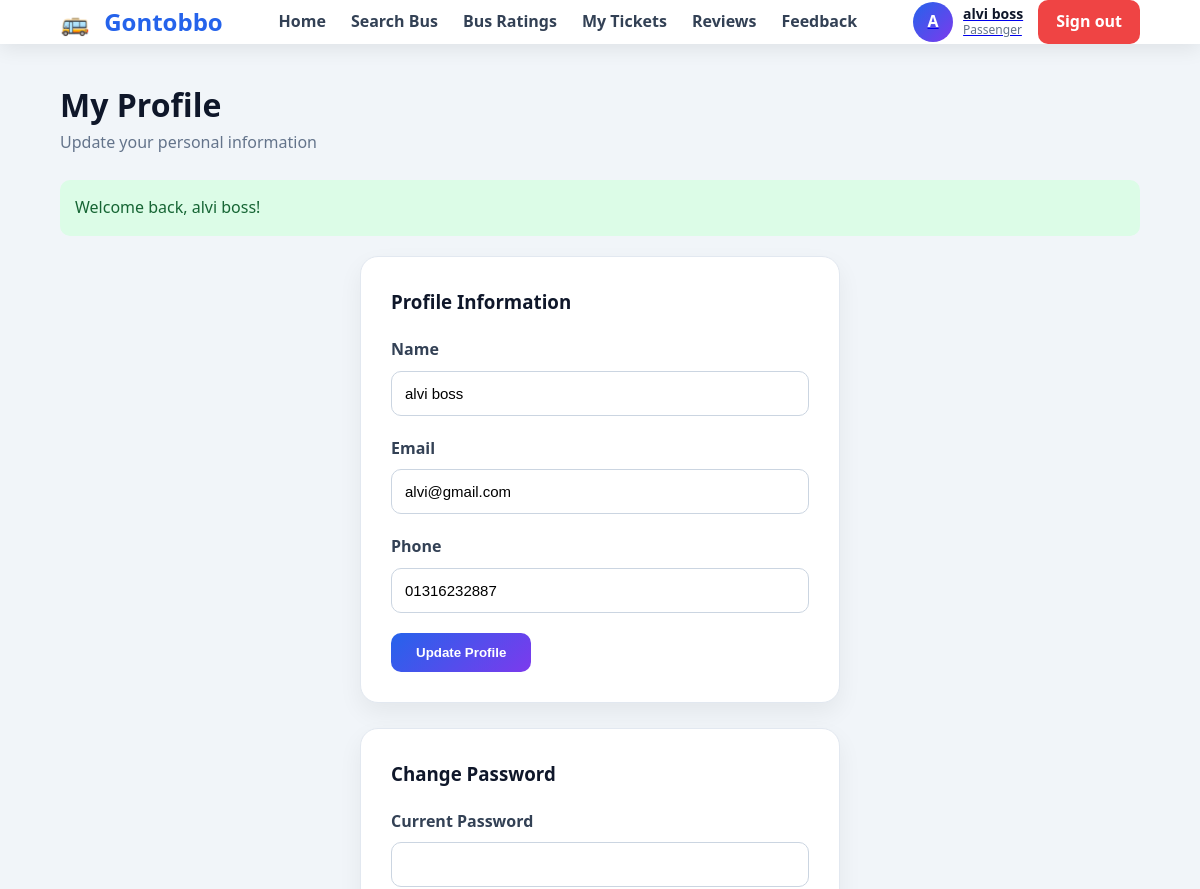
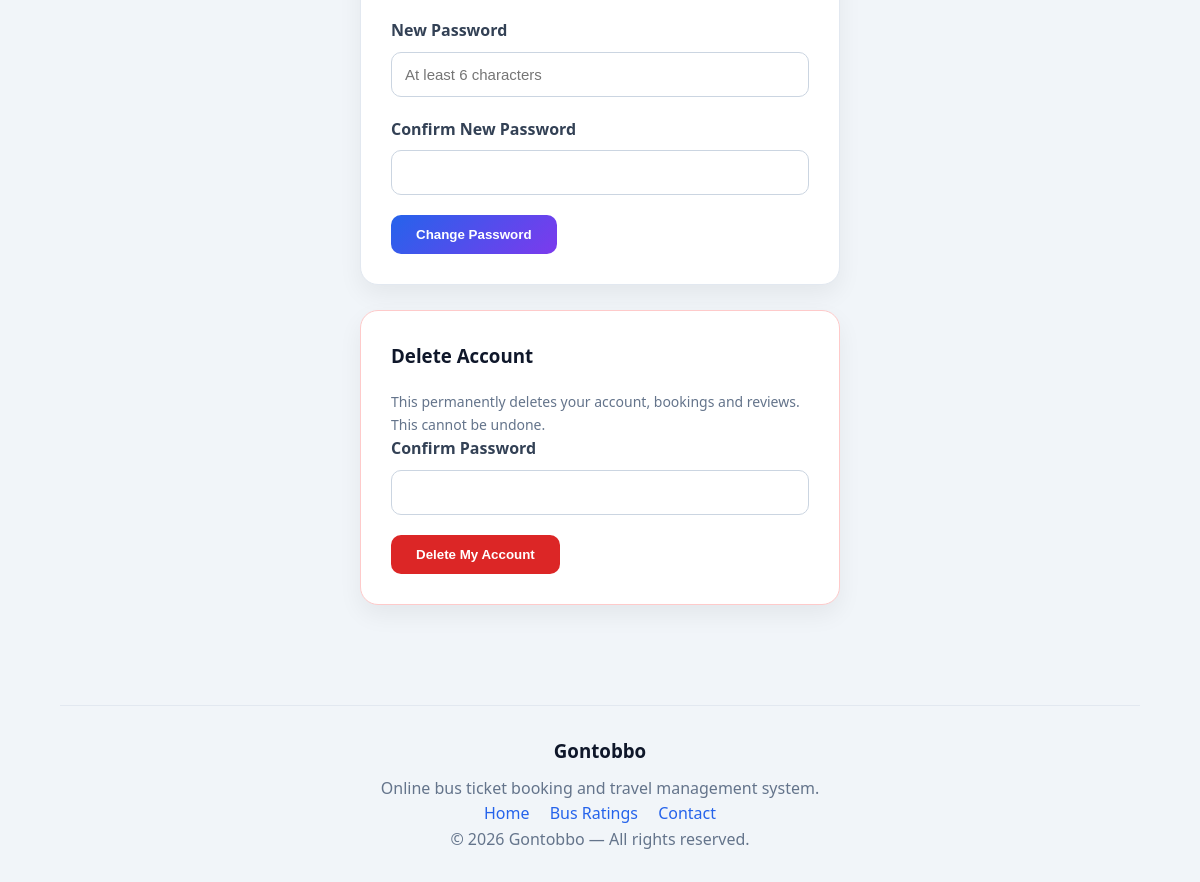
Page /index.php?page=passenger&action=profile (signed in) on the committed database (2 pictures, top to bottom).
### tables this page shows
CREATE TABLE `users` (
  `user_id` int(11) NOT NULL,
  `name` varchar(100) NOT NULL,
  `email` varchar(150) NOT NULL,
  `phone` varchar(20) DEFAULT NULL,
  `password` varchar(255) NOT NULL,
  `role` enum('passenger','driver','admin','manager') NOT NULL,
  `nid_number` varchar(30) DEFAULT NULL,
  `license_number` varchar(50) DEFAULT NULL,
  `experience_years` int(11) DEFAULT NULL,
  `previous_company` varchar(150) DEFAULT NULL,
  `reset_token` varchar(100) DEFAULT NULL,
  `remember_token` varchar(100) DEFAULT NULL,
  `created_at` datetime DEFAULT current_timestamp()
);

### helpers/helpers.php (called while the page is built, shortened)
<?php
function esc($value)
{
    return htmlspecialchars(
        (string) ($value ?? ''),
        ENT_QUOTES,
        'UTF-8'
    );
}
function is_logged_in()
{
    return isset($_SESSION['user']);
}
function current_user()
{
    return $_SESSION['user'] ?? null;
}
function current_user_id()
{
    return $_SESSION['user']['user_id'] ?? 0;
}
function current_role()
{
    return $_SESSION['user']['role'] ?? '';
}

### models/user_model.php (called while the page is built, shortened)
<?php
function find_user_by_id($id) {
    global $conn;
    $stmt = mysqli_prepare($conn, "SELECT * FROM users WHERE user_id = ? LIMIT 1");
    mysqli_stmt_bind_param($stmt, 'i', $id);
    mysqli_stmt_execute($stmt);
    $row = mysqli_fetch_assoc(mysqli_stmt_get_result($stmt));
    return $row;
}

### views/passenger/profile.php (the view, shortened to what this page needs)
<?php require __DIR__ . '/../partials/header.php'; ?>
<section class="card card-narrow">
    <h3 class="card-title">Profile Information</h3>
    <form method="post" action="index.php?page=passenger&action=updateprofile" novalidate>
        <div class="form-group">
            <label for="profName">Name</label>
            <input type="text" id="profName" name="name" value="<?= esc($user['name'] ?? '') ?>" required>
        </div>
        <div class="form-group">
            <label for="profEmail">Email</label>
            <input type="email" id="profEmail" value="<?= esc($user['email'] ?? '') ?>" readonly>
        </div>
        <div class="form-group">
            <label for="profPhone">Phone</label>
            <input type="text" id="profPhone" name="phone" value="<?= esc($user['phone'] ?? '') ?>" required>
        </div>
        <button type="submit" class="btn btn-primary">Update Profile</button>
    </form>
</section>
<section class="card card-narrow">
    <h3 class="card-title">Change Password</h3>
    <form method="post" action="index.php?page=passenger&action=changepassword" novalidate>
        <div class="form-group">
            <label for="currentPassword">Current Password</label>
            <input type="password" id="currentPassword" name="current_password" required>
        </div>
        <div class="form-group">
            <label for="newPassword">New Password</label>
            <input type="password" id="newPassword" name="new_password" placeholder="At least 6 characters" required>
        </div>
        <div class="form-group">
            <label for="confirmNewPassword">Confirm New Password</label>
            <input type="password" id="confirmNewPassword" name="confirm_password" required>
        </div>
        <button type="submit" class="btn btn-primary">Change Password</button>
    </form>
</section>
<section class="card card-narrow card-danger-zone">
    <h3 class="card-title">Delete Account</h3>
    <p class="muted-text">This permanently deletes your account, bookings and reviews. This cannot be undone.</p>
    <form method="post" action="index.php?page=passenger&action=deleteaccount" onsubmit="return confirm('This will permanently delete your account. Continue?');" novalidate>
        <div class="form-group">
            <label for="deletePassword">Confirm Password</label>
            <input type="password" id="deletePassword" name="password" required>
        </div>
        <button type="submit" class="btn btn-danger">Delete My Account</button>
    </form>
</section>
<?php require __DIR__ . '/../partials/footer.php'; ?>

### views/partials/navbar.php
<?php
$navUser = current_user();
$loggedIn = is_logged_in();
$activePage = $_GET['action'] ?? 'dashboard';
$role = current_role();
?>
<header class="navbar">
    <div class="navbar-inner">
        <a class="brand" href="index.php?page=<?= $loggedIn ? esc($role) : 'passenger' ?>">
            <span class="brand-icon">&#128652;</span>
            <span><?= esc(APP_NAME) ?></span>
        </a>
        <nav class="nav-menu">
            <?php if ($role === 'admin'): ?>
                <a href="index.php?page=admin" class="<?= $activePage === 'dashboard' ? 'active' : '' ?>">Dashboard</a>
                <a href="index.php?page=admin&action=buses" class="<?= $activePage === 'buses' ? 'active' : '' ?>">Buses</a>
                <a href="index.php?page=admin&action=routes"
                    class="<?= $activePage === 'routes' ? 'active' : '' ?>">Routes</a>
                <a href="index.php?page=admin&action=trips" class="<?= $activePage === 'trips' ? 'active' : '' ?>">Trips</a>
                <a href="index.php?page=admin&action=promos"
                    class="<?= $activePage === 'promos' ? 'active' : '' ?>">Promos</a>
                <a href="index.php?page=admin&action=revenue"
                    class="<?= $activePage === 'revenue' ? 'active' : '' ?>">Revenue</a>
                <a href="index.php?page=admin&action=feedback"
                    class="<?= $activePage === 'feedback' ? 'active' : '' ?>">Feedback</a>
                <a href="index.php?page=admin&action=damage"
                    class="<?= $activePage === 'damage' ? 'active' : '' ?>">Damage</a>
            <?php elseif ($role === 'driver'): ?>
                <a href="index.php?page=driver">Dashboard</a>
            <?php elseif ($role === 'manager'): ?>
                <a href="index.php?page=manager">Dashboard</a>
            <?php else: ?>
                <a href="index.php?page=passenger" class="<?= $activePage === 'dashboard' ? 'active' : '' ?>">Home</a>
                <a href="index.php?page=passenger&action=search"
                    class="<?= $activePage === 'search' ? 'active' : '' ?>">Search Bus</a>
                <a href="index.php?page=passenger&action=busratings"
                    class="<?= $activePage === 'busratings' ? 'active' : '' ?>">Bus Ratings</a>
                <?php if ($loggedIn): ?>
                    <a href="index.php?page=passenger&action=mytickets"
                        class="<?= $activePage === 'mytickets' ? 'active' : '' ?>">My Tickets</a>
                    <a href="index.php?page=passenger&action=myreviews"
                        class="<?= $activePage === 'myreviews' ? 'active' : '' ?>">Reviews</a>
                <?php endif; ?>
                <a href="index.php?page=passenger&action=feedback"
                    class="<?= $activePage === 'feedback' ? 'active' : '' ?>">Feedback</a>
            <?php endif; ?>
        </nav>
        <div class="nav-user">
            <?php if ($loggedIn): ?>
                <a href="index.php?page=<?= $role === 'passenger' ? 'passenger&action=profile' : esc($role) ?>"
                    class="user-pill">
                    <span class="user-avatar"><?= esc(strtoupper(substr($navUser['name'] ?? 'U', 0, 1))) ?></span>
                    <span class="user-meta">
                        <span class="user-name"><?= esc($navUser['name'] ?? 'User') ?></span>
                        <span class="user-role"><?= esc(ucfirst($role)) ?></span>
                    </span>
                </a>
                <a href="index.php?page=logout" class="btn-logout">Sign out</a>
            <?php else: ?>
                <a href="index.php?page=login" class="btn btn-ghost">Login</a>
                <a href="index.php?page=register" class="btn btn-primary">Register</a>
            <?php endif; ?>
        </div>
    </div>
</header>

### assets/css/style.css (style rules this page uses)
:root { --primary: #2563eb; --secondary: #7c3aed; --dark: #0f172a; --text: #334155; --light: #f8fafc; --border: #e2e8f0; --success: #16a34a; --danger: #dc2626; }
* { box-sizing: border-box; margin: 0; padding: 0; }
html, body { height: 100%; }
body { font-family: "Segoe UI", Arial, sans-serif; background: #f1f5f9; color: var(--text); line-height: 1.6; min-height: 100vh; }
.app-body { min-height: 100vh; display: flex; flex-direction: column; }
.navbar { background: white; height: 70px; display: flex; align-items: center; box-shadow: 0 5px 20px rgba(0, 0, 0, 0.08); }
.navbar-inner { width: 90%; margin: auto; display: flex; align-items: center; justify-content: space-between; }
.brand { text-decoration: none; font-size: 24px; font-weight: 800; color: var(--primary); }
.brand-icon { margin-right: 8px; }
.nav-menu { display: flex; align-items: center; gap: 25px; }
.nav-menu a { text-decoration: none; color: var(--text); font-weight: 600; }
.nav-user { display: flex; align-items: center; gap: 15px; }
.user-pill { display: flex; align-items: center; gap: 10px; }
.user-avatar { width: 40px; height: 40px; border-radius: 50%; background: linear-gradient(135deg, var(--primary), var(--secondary)); color: white; display: flex; align-items: center; justify-content: center; font-weight: bold; }
.user-meta { display: flex; flex-direction: column; line-height: 1.2; }
.user-name { font-size: 14px; font-weight: 700; color: var(--dark); }
.user-role { font-size: 12px; color: #64748b; }
.btn-logout { background: #ef4444; color: white; text-decoration: none; padding: 9px 18px; border-radius: 10px; font-weight: 600; }
.card { background: white; padding: 30px; border-radius: 18px; margin-bottom: 25px; border: 1px solid var(--border); box-shadow: 0 10px 25px rgba(0, 0, 0, 0.06); animation: fade 0.5s ease; }
.card-title { margin-bottom: 20px; color: var(--dark); }
.form-group { margin-bottom: 20px; }
label { display: block; margin-bottom: 8px; font-weight: 600; }
input, select, textarea { width: 100%; padding: 13px; border-radius: 10px; border: 1px solid #cbd5e1; outline: none; font-size: 15px; }
.btn { border: none; padding: 12px 25px; border-radius: 10px; cursor: pointer; font-weight: 700; text-decoration: none; display: inline-block; }
.btn-primary { color: white; background: linear-gradient(135deg, var(--primary), var(--secondary)); }
.muted-text { color: #64748b; font-size: 14px; }
.card-narrow { max-width: 480px; margin-left: auto; margin-right: auto; }
.card-danger-zone { border-color: #fecaca; }
.btn-danger { background: #dc2626; color: white; }

### rows in the picture
users: name "A", name "alvi boss", email "alvi@gmail.com", phone "01316232887"

### other values in the picture
APP_NAME "Gontobbo"
$role "Passenger"
$pageHeading "My Profile"
$pageSub "Update your personal information"
$flash['message'] "Welcome back, alvi boss!"
